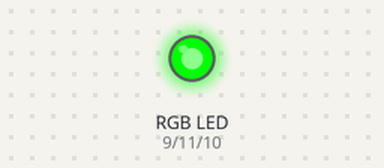
A sketch run on a simulated Arduino Uno, built with avr-gcc and run on an emulated ATmega328P. Shown: an RGB LED mixed from three pins (HIGH = lit).

Above: at 0.1 s.
Timing chart, 0 to 1.6 s (numbered marks = the images above):
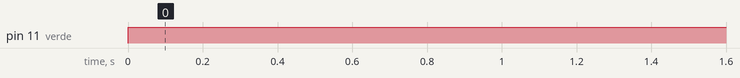

Measured:
- by itself, pin 11 (verde): LOW → HIGH at 0.00 s

The sketch:

RGB.ino
```cpp
int rojo = 9;
int azul = 10;
int verde = 11;

void setup() {
  // put your setup code here, to run once:

  pinMode(rojo, OUTPUT);
  pinMode(azul, OUTPUT);
  pinMode(verde, OUTPUT);

}

void loop() {
  // put your main code here, to run repeatedly:

  digitalWrite(azul, 0);
  digitalWrite(verde, 255);
  digitalWrite(rojo, 0);
  delay(2000);

   //digitalWrite(azul, 255);
  //digitalWrite(verde, 255);
  //digitalWrite(rojo, 255);
  //delay(2000);

   //digitalWrite(azul, 255);
  //digitalWrite(verde, 255);
  //digitalWrite(rojo, 255);
  //delay(2000);


}
```
